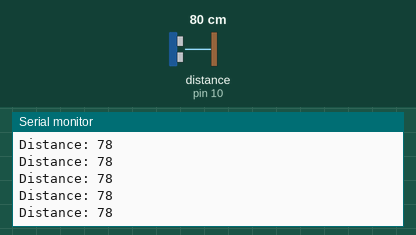
This sketch was run on a simulated Arduino Uno, built with avr-gcc and run on an emulated ATmega328P. On the bench: the last lines printed to the serial monitor. Wiring (inferred from the names in the program): ultrasonic range finder: trigger pin 9; echo pin 10. Inputs (shaded band) come from the test bench; at power-on: distance to the obstacle (sensor on pin 10) 80 cm. The echo pulse lasts 58.3 µs per cm.

Above: at 1.2 s.
1.3 s: distance to the obstacle (sensor on pin 10) set to 2 cm
At 1.38 s:
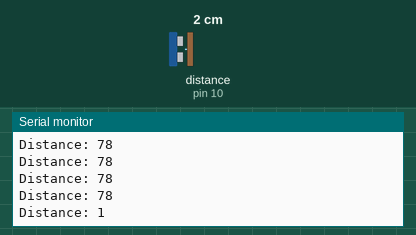
4.3 s: distance to the obstacle (sensor on pin 10) set to 250 cm
At 4.41 s:
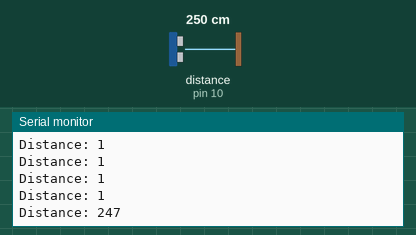
Timing chart, 0 to 7.3 s (numbered marks = the images above; inputs shaded):
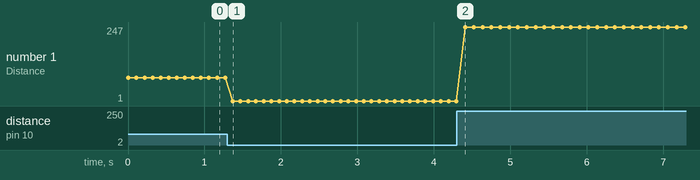

The sketch:

ULTRASONIC-SENSOR-HC-SR04.ino
```cpp
const int trigPin = 9;  // Pin for the trigger signal of the ultrasonic sensor
const int echoPin = 10; // Pin for the echo signal of the ultrasonic sensor

// Variables to store the duration of the echo signal and the calculated distance
long duration;
int distance;

void setup()
{
    // Set the trigPin as an OUTPUT
    pinMode(trigPin, OUTPUT);
    // Set the echoPin as an INPUT
    pinMode(echoPin, INPUT);
    // Initialize serial communication at a baud rate of 9600
    Serial.begin(9600);
}

void loop()
{
    // Ensure the trigger pin is set LOW initially
    digitalWrite(trigPin, LOW);
    delayMicroseconds(2);

    // Generate a 10-microsecond HIGH pulse to trigger the ultrasonic sensor
    digitalWrite(trigPin, HIGH);
    delayMicroseconds(10);
    digitalWrite(trigPin, LOW);

    // Measure the duration of the pulse from the echo pin
    duration = pulseIn(echoPin, HIGH);

    // Calculate the distance based on the duration of the echo signal
    // Speed of sound is approximately 0.034 cm/microsecond
    // Divide by 2 because the signal travels to the obstacle and back
    distance = duration * 0.034 / 2;

    // Print the calculated distance to the Serial Monitor
    Serial.print("Distance: ");
    Serial.println(distance);

    // Optional: Add a short delay before the next measurement
    delay(100); // 100 milliseconds
}
```

Measured:
- after the input at 1.3 s, the serial monitor: prints a new line after 0.07 s (image 1)
- after the input at 4.3 s, the serial monitor: prints a new line after 0.11 s (image 2)
- plotted number 1: 78 → 1 after the input at 1.3 s, 1 → 2 after the input at 4.3 s
